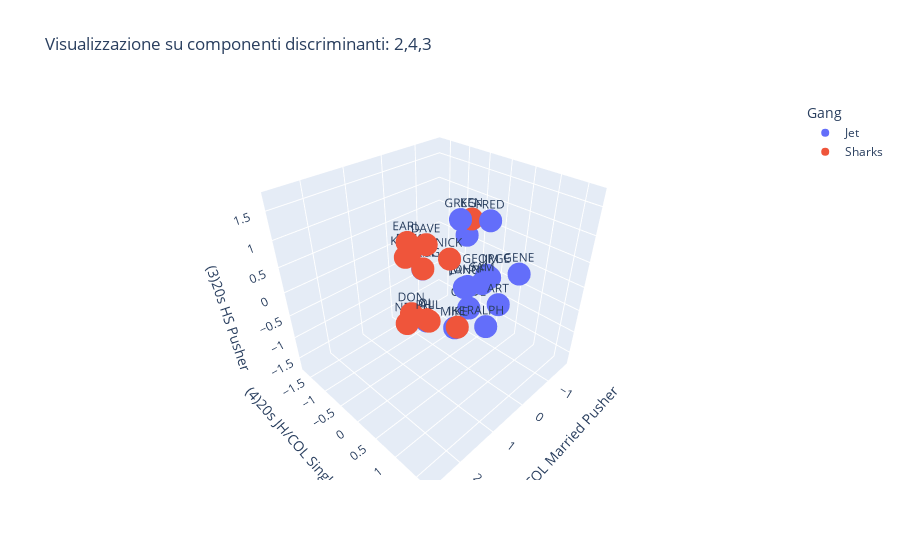

Notebook source saved alongside this figure:
### Code cell
title = "Visualizzazione su componenti discriminanti: 2,4,3"
fig = px.scatter_3d(df_pca_noise.reset_index(),x=cod_componenti[1],y=cod_componenti[3],z=cod_componenti[2],text="Name"
                  ,range_x=(-1.8,2.8),range_y=(-1.8,1.8),range_z = (-1.8,1.8), color="Gang", title = title)
fig.update_traces(textposition='top center')
fig.write_html(title+'.html')
fig.show()

### Figure 1 — Plotly figure (JSON) as saved in the notebook; plotly's stock layout.template omitted (floating-point values rounded to 4 significant figures)
{"data": [{"hovertemplate": "Gang=Jet<br>(2)30s COL Married Pusher=%{x}<br>(4)20s JH/COL Single Pusher=%{y}<br>(3)20s HS Pusher=%{z}<br>Name=%{text}<extra></extra>", "legendgroup": "Jet", "marker": {"color": "#636efa", "symbol": "circle"}, "mode": "markers+text", "name": "Jet", "scene": "scene", "showlegend": true, "text": ["ART", "AL", "SAM", "CLYDE", "MIKE", "JIM", "GREG", "JOHN", "DOUG", "LANCE", "GEORGE", "PETE", "FRED", "GENE", "RALPH"], "textposition": "top center", "type": "scatter3d", "x": [-0.417, 0.5676, -0.4423, -0.743, -0.1703, -0.9293, 0.006389, -0.3602, 0.03257, -0.3945, -0.9563, -0.9594, -0.5217, -0.2092, 0.132], "y": [0.8091, -0.1812, 0.3966, -0.09333, -0.03184, 0.2487, 0.1547, 0.03941, -0.7455, 0.08332, 0.1577, -0.3793, 0.4303, 1.274, 0.9159], "z": [-0.2831, -0.7423, -0.04562, -0.9753, -1.169, -0.1724, 1.239, -0.2693, -0.07053, -0.2367, -0.1694, 0.4634, 1.161, 0.6346, -0.4535]}, {"hovertemplate": "Gang=Sharks<br>(2)30s COL Married Pusher=%{x}<br>(4)20s JH/COL Single Pusher=%{y}<br>(3)20s HS Pusher=%{z}<br>Name=%{text}<extra></extra>", "legendgroup": "Sharks", "marker": {"color": "#EF553B", "symbol": "circle"}, "mode": "markers+text", "name": "Sharks", "scene": "scene", "showlegend": true, "text": ["PHIL", "IKE", "NICK", "DON", "NED", "KARL", "KEN", "EARL", "RICK", "OL", "NEAL", "DAVE"], "textposition": "top center", "type": "scatter3d", "x": [1.471, -0.2197, 0.2854, 1.137, 1.112, 0.2138, -1.01, 0.1794, 0.2403, 1.452, 0.04309, 0.5527], "y": [0.6593, -0.0006146, 0.1456, -0.06696, -0.2164, -1.059, -0.3203, -1.023, -0.9153, 0.587, -0.7316, -0.1847], "z": [0.142, -1.158, 0.605, -0.2549, -0.5666, 0.1139, 0.7978, 0.43, 0.2341, 0.124, -0.05688, 0.8312]}], "layout": {"legend": {"title": {"text": "Gang"}, "tracegroupgap": 0}, "scene": {"domain": {"x": [0, 1], "y": [0, 1]}, "xaxis": {"range": [-1.8, 2.8], "title": {"text": "(2)30s COL Married Pusher"}}, "yaxis": {"range": [-1.8, 1.8], "title": {"text": "(4)20s JH/COL Single Pusher"}}, "zaxis": {"range": [-1.8, 1.8], "title": {"text": "(3)20s HS Pusher"}}}, "title": {"text": "Visualizzazione su componenti discriminanti: 2,4,3"}}}
